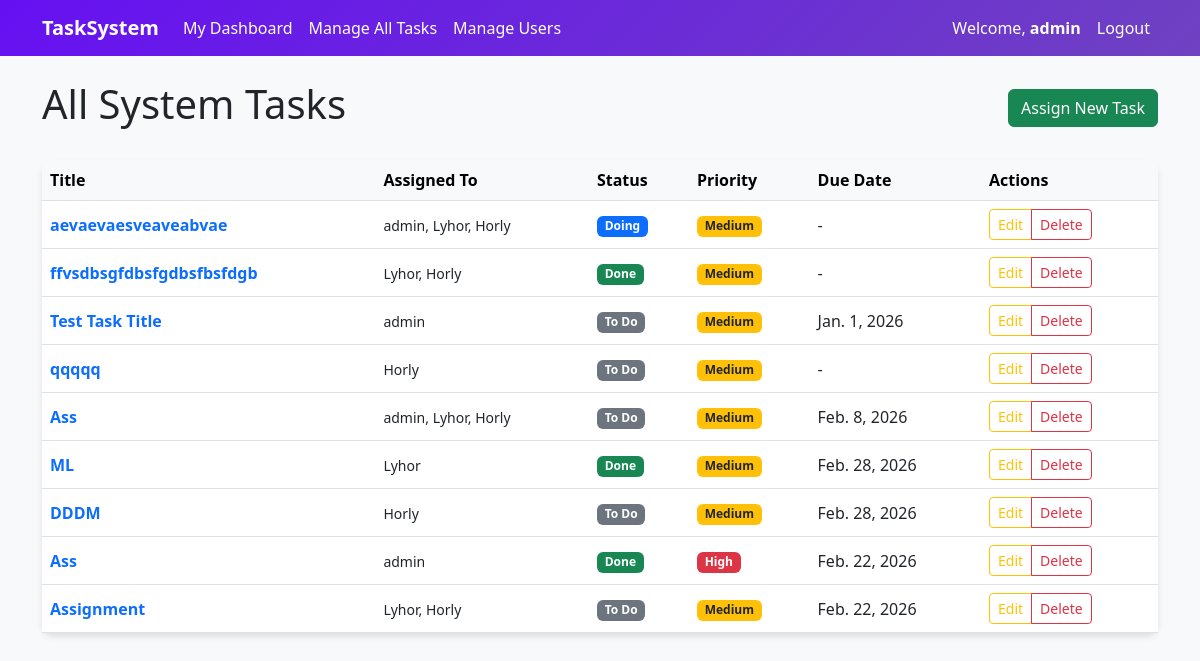
Screenshot of /tasks/all/ (signed in) with the database file from the repository.
### tasks/models.py (models this page shows, shortened)
class Task(models.Model):
    STATUS_CHOICES = [
        ('TODO', 'To Do'),
        ('DOING', 'Doing'),
        ('DONE', 'Done'),
    ]
    PRIORITY_CHOICES = [
        (1, 'High'),
        (2, 'Medium'),
        (3, 'Low'),
    ]
    title = models.CharField(max_length=200)
    description = models.TextField(blank=True)
    status = models.CharField(max_length=10, choices=STATUS_CHOICES, default='TODO')
    priority = models.IntegerField(choices=PRIORITY_CHOICES, default=2)
    due_date = models.DateField(null=True, blank=True)
    assigned_to = models.ManyToManyField(User, related_name="assigned_tasks")
    assigned_by = models.ForeignKey(User, on_delete=models.SET_NULL, null=True, blank=True, related_name="created_tasks")
    created_at = models.DateTimeField(auto_now_add=True)
    updated_at = models.DateTimeField(auto_now=True)
    class Meta:
        ordering = ['due_date', 'priority']

### tasks/views.py (the view)
# urls.py: path('tasks/all/', views.admin_task_list, name='admin_task_list'),
@user_passes_test(is_admin)
def admin_task_list(request):
    tasks = Task.objects.all().order_by('-created_at')
    return render(request, 'admin_task_list.html', {'tasks': tasks})

### tasks/views.py (called while the page is built)
def is_admin(user):
    return user.is_staff

### templates/admin_task_list.html (shortened to what this page needs)
{% extends 'base.html' %}
{% block content %}
<div class='d-flex justify-content-between align-items-center mb-4'>
    <h1>All System Tasks</h1>
    <a href='{% url 'task_create' %}' class='btn btn-success'>Assign New Task</a>
</div>
<div class='card'>
    <div class='card-body p-0'>
        <div class='table-responsive'>
            <table class='table table-hover align-middle mb-0'>
                <thead class='table-light'>
                    <tr>
                        <th>Title</th>
                        <th>Assigned To</th>
                        <th>Status</th>
                        <th>Priority</th>
                        <th>Due Date</th>
                        <th>Actions</th>
                    </tr>
                </thead>
                <tbody>
                    {% for t in tasks %}
                    <tr>
                        <td><a href='{% url 'task_detail' t.pk %}' class='text-decoration-none fw-bold'>{{ t.title }}</a></td>
                        <td>
                            {% for u in t.assigned_to.all %}
                                <span class='small'>{{ u.username }}{% if not forloop.last %}, {% endif %}</span>
                            {% empty %}
                                -
                            {% endfor %}
                        </td>
                        <td>
                            <span class='badge {% if t.status == 'TODO' %}bg-secondary{% elif t.status == 'DOING' %}bg-primary{% else %}bg-success{% endif %}'>
                                {{ t.get_status_display }}
                            </span>
                        </td>
                        <td>
                            <span class='badge {% if t.priority == 1 %}bg-danger{% elif t.priority == 2 %}bg-warning text-dark{% else %}bg-info text-dark{% endif %}'>
                                {{ t.get_priority_display }}
                            </span>
                        </td>
                        <td>{{ t.due_date|default:'-' }}</td>
                        <td>
                            <div class='btn-group'>
                                <a href='{% url 'task_edit' t.pk %}' class='btn btn-sm btn-outline-warning'>Edit</a>
                                <a href='{% url 'task_delete' t.pk %}' class='btn btn-sm btn-outline-danger'>Delete</a>
                            </div>
                        </td>
                    </tr>
                    {% empty %}
                    <tr>
                        <td colspan='6' class='text-center py-4 text-muted'>No tasks in the system.</td>
                    </tr>
                    {% endfor %}
                </tbody>
            </table>
        </div>
    </div>
</div>
{% endblock %}

### templates/base.html (shortened to what this page needs)
<!DOCTYPE html>
<html lang="en">
<head>
    <link href="https://cdn.jsdelivr.net/npm/bootstrap@5.3.0/dist/css/bootstrap.min.css" rel="stylesheet">
</head>
<body>
    <nav class="navbar navbar-expand-lg mb-4">
        <div class="container">
            <a class="navbar-brand fw-bold" href="{% url 'dashboard' %}">TaskSystem</a>
            <div class="collapse navbar-collapse" id="navbarNav">
                <ul class="navbar-nav me-auto">
                    {% if user.is_authenticated %}
                    <li class="nav-item">
                        <a class="nav-link" href="{% url 'dashboard' %}">My Dashboard</a>
                    </li>
                    {% if user.is_staff %}
                    <li class="nav-item">
                        <a class="nav-link" href="{% url 'admin_task_list' %}">Manage All Tasks</a>
                    </li>
                    <li class="nav-item">
                        <a class="nav-link" href="{% url 'user_list' %}">Manage Users</a>
                    </li>
                    {% endif %}
                    {% endif %}
                </ul>
                <ul class="navbar-nav">
                    {% if user.is_authenticated %}
                    <li class="nav-item">
                        <span class="nav-link">Welcome, <strong>{{ user.username }}</strong></span>
                    </li>
                    <li class="nav-item">
                        <form action="{% url 'logout' %}" method="post" class="d-inline">
                            <button type="submit" class="btn nav-link">Logout</button>
                        </form>
                    </li>
                    {% else %}
                    <li class="nav-item">
                        <a class="nav-link" href="{% url 'login' %}">Login</a>
                    </li>
                    {% endif %}
                </ul>
            </div>
        </div>
    </nav>
    <div class="container">
        {% block content %}{% endblock %}
    </div>
</body>
</html>

### templates/base.html (style rules this page uses)
body { background-color: #f8f9fa; font-family: 'Segoe UI', Tahoma, Geneva, Verdana, sans-serif; }
.navbar { background: linear-gradient(135deg, #6610f2 0%, #6f42c1 100%); }
.navbar-brand, .nav-link { color: white !important; }
.card { border-radius: 12px; border: none; box-shadow: 0 4px 6px rgba(0, 0, 0, 0.1); }

### rows the page displays
Task: title "aevaevaesveaveabvae", status "Doing", priority "Medium", due_date "-"
Task: title "ffvsdbsgfdbsfgdbsfbsfdgb", status "Done", priority "Medium", due_date "-"
Task: title "Test Task Title", status "To Do", priority "Medium", due_date "Jan. 1, 2026"
Task: title "qqqqq", status "To Do", priority "Medium", due_date "-"
Task: title "Ass", status "To Do", priority "Medium", due_date "Feb. 8, 2026"
Task: title "ML", status "Done", priority "Medium", due_date "Feb. 28, 2026"
Task: title "DDDM", status "To Do", priority "Medium", due_date "Feb. 28, 2026"
Task: title "Ass", status "Done", priority "High", due_date "Feb. 22, 2026"
Task: title "Assignment", status "To Do", priority "Medium", due_date "Feb. 22, 2026"

### other values shown
{{ user.username }} "admin"
{{ u.username }} "admin"
{{ u.username }} "Lyhor"
{{ u.username }} "Horly"
